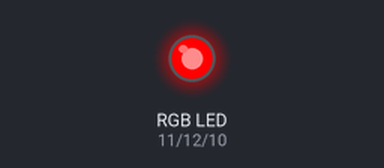
The sketch below on a simulated Arduino Uno, built with avr-gcc and run on an emulated ATmega328P. Parts: an RGB LED mixed from three pins (HIGH = lit).

Above: at 0.5 s.
At 2.5 s:
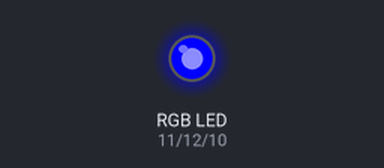
At 4.5 s:
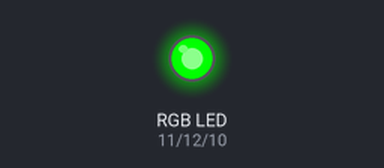
At 5.5 s:
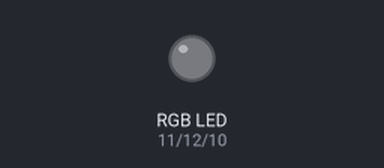
Timing chart, 0 to 7.8 s (numbered marks = the images above):
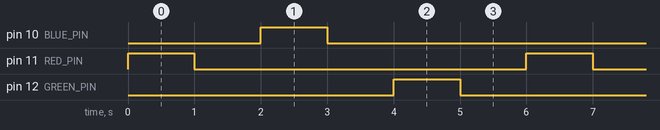

Measured:
- by itself, pin 10 (BLUE_PIN), pin 11 (RED_PIN), pin 12 (GREEN_PIN): alternates HIGH for 1.0 s and LOW for 5.0 s
- by itself, everything shown: repeats every 6.0 s, in 6 steps

The sketch:

RGBLed.ino
```cpp
/*****************************************************
 * RGBLed.ino
 * 目的:
 *  測試RGB LED模組功能
 * 方法:
 *  RGB LED模組
 * 步驟:
 *  直接執行程式
 * 結果:
 *  觀察RGB LED模組的紅,藍,綠燈,是否依序亮起,熄滅(間隔1秒)
*****************************************************/

#define BLUE_PIN   10     //定義LED模組藍色腳位連接至10腳
#define RED_PIN    11     //定義LED模組紅色腳位連接至11腳
#define GREEN_PIN  12     //定義LED模組綠色腳位連接至12腳


/************************* 初始設定 *********************/
void setup()
{
  pinMode(RED_PIN, OUTPUT);     //設定RED_PIN為輸出接腳
  pinMode(BLUE_PIN, OUTPUT);    //設定BLUE_PIN為輸出接腳
  pinMode(GREEN_PIN, OUTPUT);   //設定GREEN_PIN為輸出接腳
}


/************************* 主程式 ***********************/
void loop()
{
  digitalWrite(RED_PIN, HIGH);   //LED模組紅色燈亮起
  delay(1000);                   //延遲1秒
  digitalWrite(RED_PIN, LOW);    //LED模組紅色燈熄滅
  delay(1000);                   //延遲1秒
  digitalWrite(BLUE_PIN, HIGH);  //LED模組藍色燈亮起
  delay(1000);                   //延遲1秒
  digitalWrite(BLUE_PIN, LOW);   //LED模組藍色燈熄滅
  delay(1000);                   //延遲1秒
  digitalWrite(GREEN_PIN, HIGH); //LED模組綠色燈亮起
  delay(1000);                   //延遲1秒
  digitalWrite(GREEN_PIN, LOW);  //LED模組綠色燈熄滅
  delay(1000);
}
```
